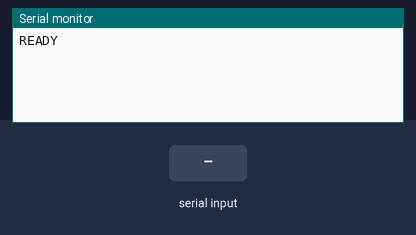
Bench run of a sketch on a simulated ESP32. Parts: the last lines printed to the serial monitor. The inputs (shaded band) are chosen by the test bench. Storage starts empty; the camera gives no picture.

Above: at 1.5 s.
1.6 s: "REC_START\n" received over Serial
At 2.5 s:
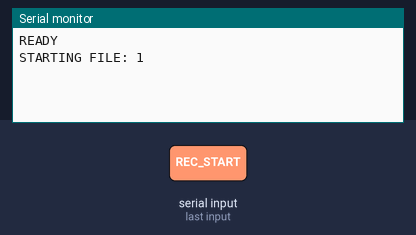
3.1 s: "REC_STOP\n" received over Serial
At 4.1 s:
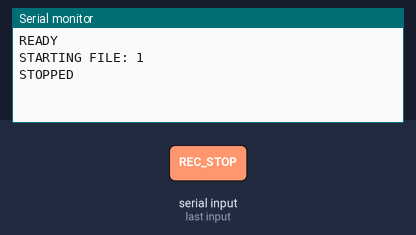

The sketch:

camera.ino
```cpp
#include "esp_camera.h"
#include "Arduino.h"
#include "FS.h"
#include "SD_MMC.h"

// Configuração dos pinos da câmera (AI Thinker Model)
#define PWDN_GPIO_NUM     32
#define RESET_GPIO_NUM    -1
#define XCLK_GPIO_NUM      0
#define SIOD_GPIO_NUM     26
#define SIOC_GPIO_NUM     27
#define Y9_GPIO_NUM       35
#define Y8_GPIO_NUM       34
#define Y7_GPIO_NUM       39
#define Y6_GPIO_NUM       36
#define Y5_GPIO_NUM       21
#define Y4_GPIO_NUM       19
#define Y3_GPIO_NUM       18
#define Y2_GPIO_NUM        5
#define VSYNC_GPIO_NUM    25
#define HREF_GPIO_NUM     23
#define PCLK_GPIO_NUM     22

bool isRecording = false;
int fileCounter = 0;

void setup() {
  Serial.begin(115200);

  // Configuração da Câmera
  camera_config_t config;
  config.ledc_channel = LEDC_CHANNEL_0;
  config.ledc_timer = LEDC_TIMER_0;
  config.pin_d0 = Y2_GPIO_NUM;
  config.pin_d1 = Y3_GPIO_NUM;
  config.pin_d2 = Y4_GPIO_NUM;
  config.pin_d3 = Y5_GPIO_NUM;
  config.pin_d4 = Y6_GPIO_NUM;
  config.pin_d5 = Y7_GPIO_NUM;
  config.pin_d6 = Y8_GPIO_NUM;
  config.pin_d7 = Y9_GPIO_NUM;
  config.pin_xclk = XCLK_GPIO_NUM;
  config.pin_pclk = PCLK_GPIO_NUM;
  config.pin_vsync = VSYNC_GPIO_NUM;
  config.pin_href = HREF_GPIO_NUM;
  config.pin_sscb_sda = SIOD_GPIO_NUM;
  config.pin_sscb_scl = SIOC_GPIO_NUM;
  config.pin_pwdn = PWDN_GPIO_NUM;
  config.pin_reset = RESET_GPIO_NUM;
  config.xclk_freq_hz = 20000000;
  config.pixel_format = PIXFORMAT_JPEG;

  // Resolução (VGA é melhor para frames constantes em voo)
  config.frame_size = FRAMESIZE_VGA;
  config.jpeg_quality = 12;
  config.fb_count = 2;

  if (esp_camera_init(&config) != ESP_OK) {
    while(1); // Erro crítico
  }

  if(!SD_MMC.begin()){
    while(1); // Erro no SD
  }

  // Responde ao Mega que está pronto
  Serial.println("READY");
}

void loop() {
  if (Serial.available()) {
    String cmd = Serial.readStringUntil('\n');
    cmd.trim();

    if (cmd == "CHECK") {
      Serial.println("READY");
    }
    else if (cmd == "REC_START") {
      isRecording = true;
      fileCounter++;
      Serial.print("STARTING FILE: "); Serial.println(fileCounter);
    }
    else if (cmd == "REC_STOP") {
      isRecording = false;
      Serial.println("STOPPED");
    }
  }

  if (isRecording) {
    saveFrame();
  }
}

void saveFrame() {
  camera_fb_t * fb = esp_camera_fb_get();
  if (!fb) return;

  // Salva cada frame como JPEG numerado (mais seguro contra crash)
  String path = "/flight_" + String(fileCounter) + "_frame_" + String(millis()) + ".jpg";
  File file = SD_MMC.open(path.c_str(), FILE_WRITE);
  if (file) {
    file.write(fb->buf, fb->len);
    file.close();
  }
  esp_camera_fb_return(fb);
}
```

Measured:
- after the input at 1.6 s, the serial monitor: prints a new line at once (image 1)
- after the input at 3.1 s, the serial monitor: prints a new line after 0.05 s (image 2)
